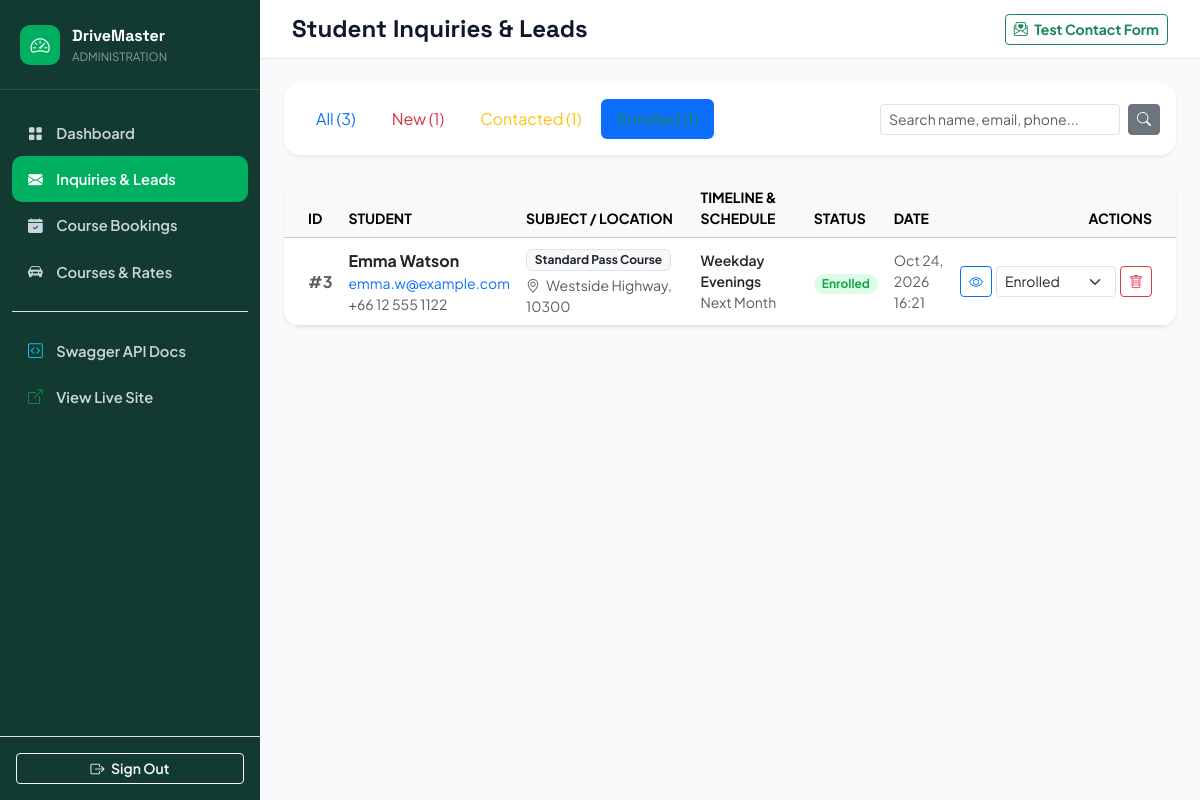
/admin/inquiries.php?status=enrolled (signed in), run on the app's committed database.
### tables this page shows
CREATE TABLE IF NOT EXISTS `inquiries` (
  `id` INT UNSIGNED AUTO_INCREMENT PRIMARY KEY,
  `full_name` VARCHAR(100) NOT NULL,
  `email` VARCHAR(120) NOT NULL,
  `phone` VARCHAR(30) NOT NULL,
  `subject` VARCHAR(150) NOT NULL,
  `pickup_location` VARCHAR(150) DEFAULT NULL,
  `timeline` VARCHAR(80) DEFAULT NULL,
  `preferred_schedule` VARCHAR(80) DEFAULT NULL,
  `message` TEXT NOT NULL,
  `status` ENUM('new', 'contacted', 'in_progress', 'enrolled', 'closed') DEFAULT 'new',
  `admin_notes` TEXT DEFAULT NULL,
  `ip_address` VARCHAR(45) DEFAULT NULL,
  `created_at` TIMESTAMP DEFAULT CURRENT_TIMESTAMP,
  `updated_at` TIMESTAMP DEFAULT CURRENT_TIMESTAMP ON UPDATE CURRENT_TIMESTAMP,
  INDEX `idx_inquiries_status` (`status`),
  INDEX `idx_inquiries_email` (`email`),
  INDEX `idx_inquiries_created_at` (`created_at`)
);

### backend/src/Database.php (called while the page is built, shortened)
<?php
final class Database
{
    private static ?self $instance = null;
    private ?PDO $pdo = null;
    private array $config;
    private function __construct()
    {
        $this->config = require __DIR__ . '/../config/database.php';
    }
    public static function getInstance(): self
    {
        if (self::$instance === null) {
            self::$instance = new self();
        }
        return self::$instance;
    }
    private function connect(): void
    {
        $dsn = sprintf(
            '%s:host=%s;port=%d;dbname=%s;charset=%s',
            $this->config['driver'],
            $this->config['host'],
            $this->config['port'],
            $this->config['database'],
            $this->config['charset']
        );
        try {
            $this->pdo = new PDO(
                $dsn,
                $this->config['username'],
                $this->config['password'],
                $this->config['options']
            );
        } catch (PDOException $e) {
            $this->pdo = null;
            $this->lastError = $e->getMessage();
            error_log("[DriveMaster DB Error] Failed connecting to MySQL: " . $e->getMessage());
        }
    }
    public function getConnection(): ?PDO
    {
        return $this->pdo;
    }
    public function isAvailable(): bool
    {
        return $this->getConnection() !== null;
    }
    public function query(string $sql, array $params = []): PDOStatement
    {
        $pdo = $this->getConnection();
        $stmt = $pdo->prepare($sql);
        $stmt->execute($params);
        return $stmt;
    }
    public function fetchAll(string $sql, array $params = []): array
    {
        return $this->query($sql, $params)->fetchAll();
    }
}

### backend/src/Models/Inquiry.php (called while the page is built, shortened)
<?php
final class Inquiry
{
    public static function all(array $filters = []): array
    {
        $db = Database::getInstance();
        $conditions = [];
        $params = [];
        if (!empty($filters['status']) && $filters['status'] !== 'all') {
            $conditions[] = "status = :status";
            $params[':status'] = $filters['status'];
        }
        $whereClause = !empty($conditions) ? 'WHERE ' . implode(' AND ', $conditions) : '';
        $sql = "SELECT * FROM inquiries {$whereClause} ORDER BY created_at DESC LIMIT 100";
        return $db->fetchAll($sql, $params);
    }
    public static function countByStatus(): array
    {
        $db = Database::getInstance();
        $rows = $db->fetchAll("SELECT status, COUNT(*) as count FROM inquiries GROUP BY status");
        $counts = ['new' => 0, 'contacted' => 0, 'in_progress' => 0, 'enrolled' => 0, 'closed' => 0, 'total' => 0];
        foreach ($rows as $row) {
            $counts[$row['status']] = (int)$row['count'];
            $counts['total'] += (int)$row['count'];
        }
        return $counts;
    }
}

### backend/config/database.php (called while the page is built, shortened)
<?php
return [
    'driver'    => 'mysql',
    'host'      => $_ENV['DB_HOST'] ?? '127.0.0.1',
    'port'      => (int)($_ENV['DB_PORT'] ?? 3306),
    'database'  => $_ENV['DB_NAME'] ?? 'drivemaster_db',
    'username'  => $_ENV['DB_USER'] ?? 'root',
    'password'  => $_ENV['DB_PASS'] ?? '',
    'charset'   => 'utf8mb4',
    'collation' => 'utf8mb4_unicode_ci',
    'options'   => [
        PDO::ATTR_ERRMODE            => PDO::ERRMODE_EXCEPTION,
        PDO::ATTR_DEFAULT_FETCH_MODE => PDO::FETCH_ASSOC,
        PDO::ATTR_EMULATE_PREPARES   => false,
        PDO::MYSQL_ATTR_INIT_COMMAND => "SET NAMES utf8mb4 COLLATE utf8mb4_unicode_ci",
    ],
];

### admin/inquiries.php (the view, shortened to what this page needs)
<?php
require_once __DIR__ . '/../backend/src/Database.php';
require_once __DIR__ . '/../backend/src/Models/Inquiry.php';
$currentStatus = $_GET['status'] ?? 'all';
$searchQuery = $_GET['search'] ?? '';
$inquiries = Inquiry::all(['status' => $currentStatus, 'search' => $searchQuery]);
$counts = Inquiry::countByStatus();
?>
<!DOCTYPE html>
<html lang="en">
<head>
  <link rel="stylesheet" href="../assets/vendor/fonts/fonts.css">
  <link rel="stylesheet" href="../assets/vendor/bootstrap/css/bootstrap.min.css">
  <link rel="stylesheet" href="../assets/vendor/bootstrap-icons/bootstrap-icons.min.css">
</head>
<body>
  <aside class="admin-sidebar">
    <a href="/admin/index.php" class="sidebar-brand">
      <div class="brand-icon-box"><i class="bi bi-speedometer2"></i></div>
      <div>
        <div class="fw-bold" style="font-family: 'Space Grotesk', sans-serif;">DriveMaster</div>
        <div class="small text-white-50" style="font-size: 0.72rem;">ADMINISTRATION</div>
      </div>
    </a>
    <ul class="sidebar-nav">
      <li><a href="/admin/index.php" class="sidebar-nav-link"><i class="bi bi-grid-fill"></i> Dashboard</a></li>
      <li><a href="/admin/inquiries.php" class="sidebar-nav-link active"><i class="bi bi-envelope-fill"></i> Inquiries &amp; Leads</a></li>
      <li><a href="/admin/enrollments.php" class="sidebar-nav-link"><i class="bi bi-calendar-check-fill"></i> Course Bookings</a></li>
      <li><a href="/admin/courses.php" class="sidebar-nav-link"><i class="bi bi-car-front-fill"></i> Courses &amp; Rates</a></li>
      <li class="mt-3 pt-3 border-top border-white-10">
        <a href="/backend/swagger/" target="_blank" class="sidebar-nav-link"><i class="bi bi-code-square text-info"></i> Swagger API Docs</a>
      </li>
      <li><a href="/index.html" target="_blank" class="sidebar-nav-link"><i class="bi bi-box-arrow-up-right text-success"></i> View Live Site</a></li>
    </ul>
    <div class="p-3 border-top border-white-10">
      <a href="/admin/logout.php" class="btn btn-outline-light btn-sm w-100 fw-semibold"><i class="bi bi-box-arrow-right me-1"></i> Sign Out</a>
    </div>
  </aside>
  <div class="admin-main">
    <header class="admin-topbar">
      <h4 class="mb-0 fw-bold" style="font-family: 'Space Grotesk', sans-serif;">Student Inquiries &amp; Leads</h4>
      <div class="d-flex gap-2">
        <a href="/contact.html" target="_blank" class="btn btn-outline-success btn-sm fw-bold">
          <i class="bi bi-envelope-paper-heart me-1"></i> Test Contact Form
        </a>
      </div>
    </header>
    <div class="p-4 flex-grow-1">
      <div class="card border-0 shadow-sm rounded-4 mb-4">
        <div class="card-body p-3">
          <div class="d-flex flex-wrap justify-content-between align-items-center gap-3">
            <ul class="nav nav-pills gap-1">
              <li class="nav-item">
                <a class="nav-link <?= $currentStatus === 'all' ? 'active' : '' ?>" href="?status=all">
                  All (<?= $counts['total'] ?>)
                </a>
              </li>
              <li class="nav-item">
                <a class="nav-link <?= $currentStatus === 'new' ? 'active' : '' ?> text-danger" href="?status=new">
                  New (<?= $counts['new'] ?>)
                </a>
              </li>
              <li class="nav-item">
                <a class="nav-link <?= $currentStatus === 'contacted' ? 'active' : '' ?> text-warning" href="?status=contacted">
                  Contacted (<?= $counts['contacted'] ?>)
                </a>
              </li>
              <li class="nav-item">
                <a class="nav-link <?= $currentStatus === 'enrolled' ? 'active' : '' ?> text-success" href="?status=enrolled">
                </a>
              </li>
            </ul>
            <form method="GET" class="d-flex gap-2">
              <input type="text" name="search" class="form-control form-control-sm" placeholder="Search name, email, phone..." value="<?= htmlspecialchars($searchQuery) ?>" style="width: 240px;">
              <button type="submit" class="btn btn-secondary btn-sm"><i class="bi bi-search"></i></button>
            </form>
          </div>
        </div>
      </div>
      <div class="card border-0 shadow-sm rounded-4 overflow-hidden">
        <div class="table-responsive">
          <table class="table table-hover align-middle mb-0">
            <thead class="table-light small text-uppercase">
              <tr>
                <th class="ps-4">ID</th>
                <th>Student</th>
                <th>Subject / Location</th>
                <th>Timeline &amp; Schedule</th>
                <th>Status</th>
                <th>Date</th>
                <th class="text-end pe-4">Actions</th>
              </tr>
            </thead>
            <tbody>
              <?php if (empty($inquiries)): ?>
                <tr>
                  <td colspan="7" class="text-center py-5 text-muted">
                    <i class="bi bi-inbox fs-1 d-block mb-2 text-secondary"></i>
                    No student inquiries found matching current filter.
                  </td>
                </tr>
              <?php else: ?>
                <?php foreach ($inquiries as $inq): ?>
                  <tr>
                    <td class="ps-4 fw-bold text-muted">#<?= $inq['id'] ?></td>
                    <td>
                      <div class="fw-bold text-dark"><?= htmlspecialchars($inq['full_name']) ?></div>
                      <div class="small"><a href="mailto:<?= htmlspecialchars($inq['email']) ?>" class="text-decoration-none"><?= htmlspecialchars($inq['email']) ?></a></div>
                      <div class="small text-muted"><a href="tel:<?= htmlspecialchars($inq['phone']) ?>" class="text-muted text-decoration-none"><?= htmlspecialchars($inq['phone']) ?></a></div>
                    </td>
                    <td>
                      <div class="badge bg-light text-dark border mb-1"><?= htmlspecialchars($inq['subject']) ?></div>
                      <?php if (!empty($inq['pickup_location'])): ?>
                        <div class="small text-muted"><i class="bi bi-geo-alt me-1"></i> <?= htmlspecialchars($inq['pickup_location']) ?></div>
                      <?php endif; ?>
                    </td>
                    <td class="small">
                      <div class="fw-semibold text-dark"><?= htmlspecialchars($inq['preferred_schedule'] ?? 'Flexible') ?></div>
                      <div class="text-muted"><?= htmlspecialchars($inq['timeline'] ?? 'Not specified') ?></div>
                    </td>
                    <td>
                      <span class="badge status-badge-<?= $inq['status'] ?> px-2 py-1 rounded-pill">
                        <?= ucfirst(str_replace('_', ' ', $inq['status'])) ?>
                      </span>
                    </td>
                    <td class="small text-muted">
                      <?= date('M d, Y', strtotime($inq['created_at'])) ?><br>
                      <?= date('H:i', strtotime($inq['created_at'])) ?>
                    </td>
                    <td class="text-end pe-4">
                      <div class="d-flex justify-content-end gap-1">
                        <button type="button" class="btn btn-sm btn-outline-primary" data-bs-toggle="modal" data-bs-target="#inquiryModal<?= $inq['id'] ?>" title="View Message">
                          <i class="bi bi-eye"></i>
                        </button>
                        <form method="POST" class="d-inline">
                          <select name="status" class="form-select form-select-sm d-inline-block w-auto" onchange="this.form.submit()">
                            <option value="enrolled" <?= $inq['status'] === 'enrolled' ? 'selected' : '' ?>>Enrolled</option>
                          </select>
                        </form>
                        <form method="POST" class="d-inline" onsubmit="return confirm('Delete this inquiry record?');">
                          <button type="submit" class="btn btn-sm btn-outline-danger" title="Delete">
                            <i class="bi bi-trash"></i>
                          </button>
                        </form>
                      </div>
                    </td>
                  </tr>
                <?php endforeach; ?>
              <?php endif; ?>
            </tbody>
          </table>
        </div>
      </div>
    </div>
  </div>
</body>
</html>

### admin/inquiries.php (style rules this page uses)
:root { --primary: #2A6B5C; --sidebar-width: 260px; --accent-green: #00b060; }
body { font-family: 'Plus Jakarta Sans', sans-serif; background: #f8fafc; color: #0f172a; }
.admin-sidebar { width: var(--sidebar-width); height: 100vh; position: fixed; top: 0; left: 0; background: #133a30; color: #e2e8f0; display: flex; flex-direction: column; z-index: 1050; }
.sidebar-brand { padding: 1.5rem 1.25rem; border-bottom: 1px solid rgba(255, 255, 255, 0.1); display: flex; align-items: center; gap: 0.75rem; text-decoration: none; color: #ffffff; }
.brand-icon-box { width: 40px; height: 40px; border-radius: 10px; background: var(--accent-green); display: flex; align-items: center; justify-content: center; font-size: 1.2rem; color: #ffffff; }
.sidebar-nav { list-style: none; padding: 1.25rem 0.75rem; margin: 0; flex-grow: 1; overflow-y: auto; }
.sidebar-nav-link { display: flex; align-items: center; gap: 0.85rem; padding: 0.75rem 1rem; color: #cbd5e1; text-decoration: none; border-radius: 10px; font-weight: 600; font-size: 0.92rem; transition: all 0.2s ease; }
.sidebar-nav-link:hover, .sidebar-nav-link.active { background: var(--accent-green); color: #ffffff; }
.admin-main { margin-left: var(--sidebar-width); min-height: 100vh; display: flex; flex-direction: column; }
.admin-topbar { background: #ffffff; border-bottom: 1px solid #e2e8f0; padding: 0.85rem 2rem; display: flex; align-items: center; justify-content: space-between; position: sticky; top: 0; z-index: 1040; }
.status-badge-enrolled { background-color: #dcfce7; color: #16a34a; font-weight: 700; }

### data on the page
inquiries: id "3", full_name "Emma Watson", email "emma.w@example.com", phone "+66 12 555 1122", subject "Standard Pass Course", pickup_location "Westside Highway, 10300", preferred_schedule "Weekday Evenings", timeline "Next Month", status "Enrolled", created_at "Oct 24, 2026", created_at "16:21"

### other printed values
$counts['total'] "3"
$counts['new'] "1"
$counts['contacted'] "1"
